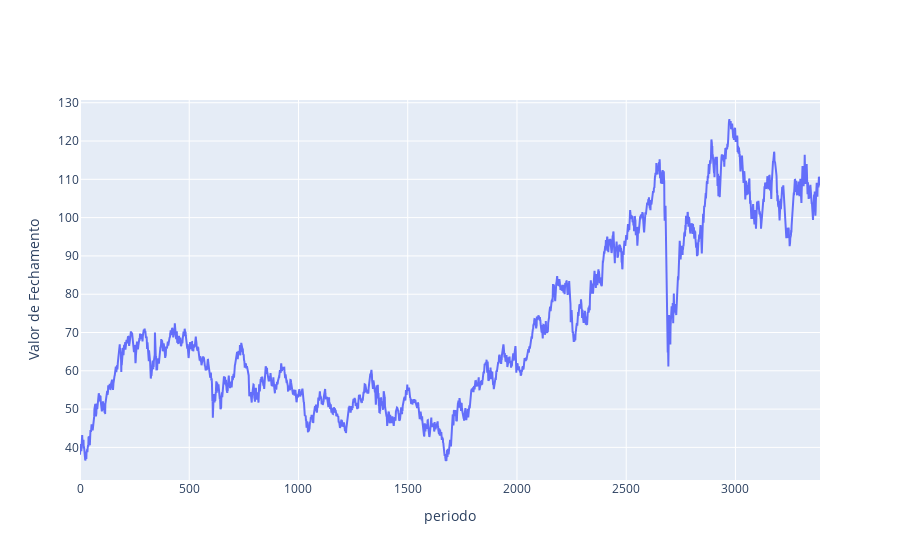

Source (notebook cell):
### Code cell
import plotly.graph_objs as go
fig = go.Figure()

fig.add_trace(go.Scatter(
   y=bova11['close'],
   name="Fechamento")
)




fig.update_layout(
   #title="Banda de Bollinger superior e inferior dos ultimos 60 dias de fechamento de 2009 a Fev 2023",
    yaxis_title="Valor de Fechamento",
    xaxis_title="periodo",
   #legend_title="legend",
)
fig.show()

### Figure 1 — Plotly figure (JSON) as saved in the notebook; plotly's stock layout.template omitted (floating-point values rounded to 4 significant figures; data arrays with more than 128 entries replaced by an {"elided": "..."} marker saying what was removed)
{"data": [{"name": "Fechamento", "type": "scatter", "y": {"elided": "3388 float values"}}], "layout": {"xaxis": {"title": {"text": "periodo"}}, "yaxis": {"title": {"text": "Valor de Fechamento"}}}}
